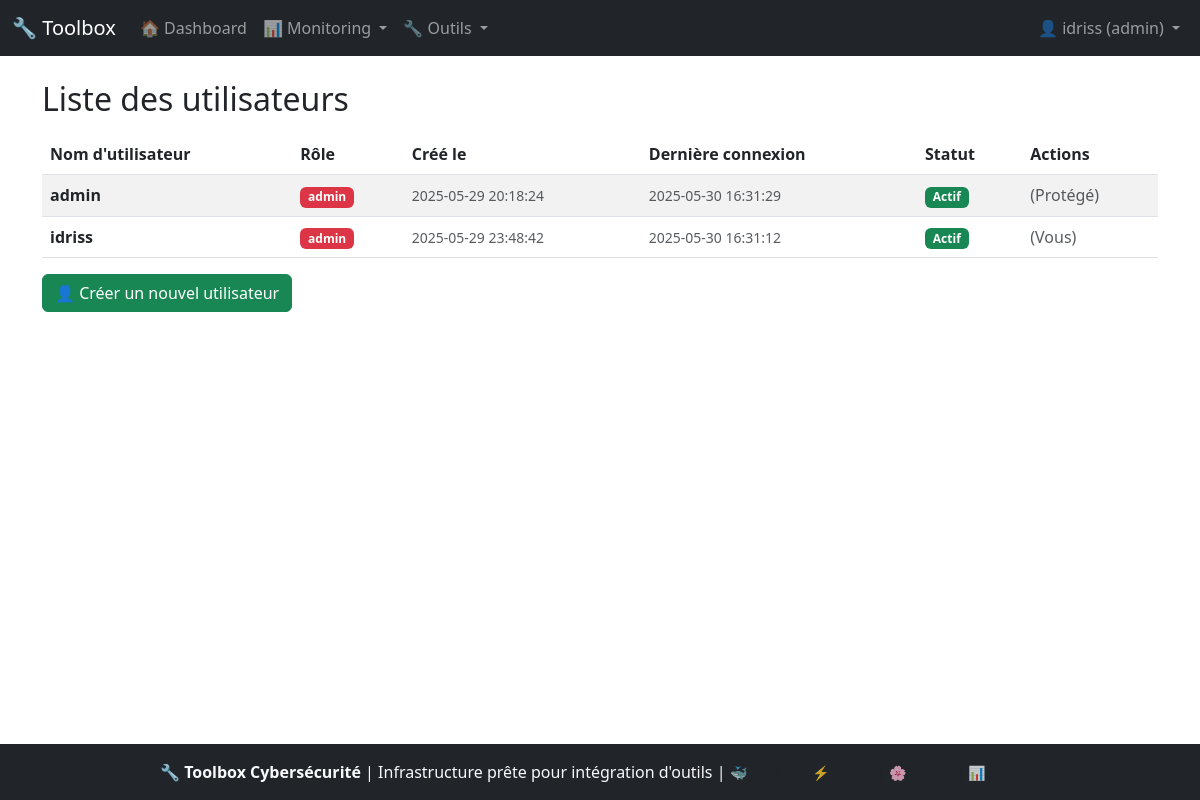
Page /users (signed in) on the committed database.
### tables this page shows
CREATE TABLE users (
                    id INTEGER PRIMARY KEY AUTOINCREMENT,
                    username TEXT UNIQUE NOT NULL,
                    password_hash TEXT NOT NULL,
                    role TEXT NOT NULL DEFAULT 'viewer',
                    created_at TIMESTAMP DEFAULT CURRENT_TIMESTAMP,
                    last_login TIMESTAMP,
                    active BOOLEAN DEFAULT 1
                );

### api/main.py (the view)
@main_bp.route('/users')
@admin_required
def users_list():
    try:
        users = current_app.db.get_users()
        return render_template('auth/users.html', users=users)
    except Exception as e:
        logger.error(f"Erreur liste utilisateurs: {e}")
        flash('Erreur lors du chargement des utilisateurs', 'danger')
        return render_template('auth/users.html', users=[])

### app.py (called while the page is built)
def register_template_helpers(app):
    @app.context_processor
    def inject_user():
        return {
            'current_user': app.auth.get_current_user(),
            'app_name': 'Toolbox Cybersécurité',
            'app_version': '2.0'
        }

### auth.py (called while the page is built)
    def get_current_user(self) -> dict:
        return {
            'id': session.get('user_id'),
            'username': session.get('username'),
            'role': session.get('role'),
            'is_authenticated': 'user_id' in session
        }

### database.py (called while the page is built)
    @contextmanager
    def get_connection(self):
        conn = sqlite3.connect(self.db_path)
        conn.row_factory = sqlite3.Row  # Retourner des dict
        try:
            yield conn
        except Exception as e:
            conn.rollback()
            logger.error(f"Erreur base de données: {e}")
            raise
        finally:
            conn.close()

    def get_users(self) -> List[Dict]:
        with self.get_connection() as conn:
            cursor = conn.cursor()
            cursor.execute('''
                SELECT id, username, role, created_at, last_login, active
                FROM users ORDER BY username
            ''')
            return [dict(row) for row in cursor.fetchall()]

### templates/auth/users.html (shortened to what this page needs)
{% extends "base.html" %}
{% block content %}
<h2>Liste des utilisateurs</h2>
<table class="table table-striped mt-3">
  <thead>
    <tr>
      <th>Nom d'utilisateur</th>
      <th>Rôle</th>
      <th>Créé le</th>
      <th>Dernière connexion</th>
      <th>Statut</th>
      <th>Actions</th>
    </tr>
  </thead>
  <tbody>
    {% for user in users %}
      <tr>
        <td><strong>{{ user.username }}</strong></td>
        <td>
          <span class="badge bg-{{ 'danger' if user.role == 'admin' else 'warning' if user.role == 'pentester' else 'secondary' }}">
            {{ user.role }}
          </span>
        </td>
        <td>
          <small class="text-muted">{{ user.created_at or 'N/A' }}</small>
        </td>
        <td>
          <small class="text-muted">{{ user.last_login or 'Jamais' }}</small>
        </td>
        <td>
          {% if user.active %}
            <span class="badge bg-success">Actif</span>
          {% else %}
            <span class="badge bg-secondary">Inactif</span>
          {% endif %}
        </td>
        <td>
          {% if user.username != current_user.username and user.username != 'admin' %}
            <div class="btn-group btn-group-sm" role="group">
              <button class="btn btn-outline-warning"
                      onclick="toggleUserStatus('{{ user.username }}', {{ user.active }})"
                      title="{{ 'Désactiver' if user.active else 'Activer' }} l'utilisateur">
                {{ '🔒' if user.active else '🔓' }}
              </button>
              <button class="btn btn-outline-danger"
                      onclick="deleteUser('{{ user.username }}')"
                      title="Supprimer l'utilisateur">
                🗑️
              </button>
            </div>
          {% else %}
            <span class="text-muted">
              {% if user.username == current_user.username %}
                (Vous)
              {% else %}
                (Protégé)
              {% endif %}
            </span>
          {% endif %}
        </td>
      </tr>
    {% endfor %}
  </tbody>
</table>
<div class="mt-3">
  <a href="{{ url_for('main.create_user') }}" class="btn btn-success">
    👤 Créer un nouvel utilisateur
  </a>
</div>
{% endblock %}

### templates/base.html (shortened to what this page needs)
<!DOCTYPE html>
<html lang="fr">
<head>
  <link href="https://cdn.jsdelivr.net/npm/bootstrap@5.3.0/dist/css/bootstrap.min.css" rel="stylesheet">
</head>
<body>
  <nav class="navbar navbar-expand-lg navbar-dark bg-dark">
    <div class="container-fluid">
      <a class="navbar-brand" href="{{ url_for('main.dashboard') }}">🔧 Toolbox</a>
      <div class="collapse navbar-collapse justify-content-between">
        <ul class="navbar-nav me-auto">
          {% if current_user and current_user.is_authenticated %}
            <li class="nav-item"><a class="nav-link" href="{{ url_for('main.dashboard') }}">🏠 Dashboard</a></li>
            <li class="nav-item dropdown">
              <a class="nav-link dropdown-toggle" href="#" role="button" data-bs-toggle="dropdown">
                📊 Monitoring
              </a>
            </li>
            <li class="nav-item dropdown">
              <a class="nav-link dropdown-toggle" href="#" role="button" data-bs-toggle="dropdown">
                🔧 Outils
              </a>
            </li>
          {% endif %}
        </ul>
        <ul class="navbar-nav">
          {% if current_user and current_user.is_authenticated %}
            <li class="nav-item dropdown">
              <a class="nav-link dropdown-toggle" href="#" role="button" data-bs-toggle="dropdown">
                👤 {{ current_user.username }} ({{ current_user.role }})
              </a>
            </li>
          {% else %}
            <li class="nav-item"><a class="nav-link" href="{{ url_for('main.login') }}">🔑 Login</a></li>
          {% endif %}
        </ul>
      </div>
    </div>
  </nav>
  <div class="container mt-4">
    {% block content %}{% endblock %}
  </div>
  <footer class="bg-dark text-light text-center py-3 mt-5">
    <div class="container">
      <p class="mb-0">
        🔧 <strong>Toolbox Cybersécurité</strong> |
        Infrastructure prête pour intégration d'outils |
        <small class="text-muted">
          🐳 Docker | ⚡ Celery | 🌸 Flower | 📊 Graylog
        </small>
      </p>
    </div>
  </footer>
</body>
</html>

### templates/base.html (style rules this page uses)
body { min-height: 100vh; display: flex; flex-direction: column; }
.container { flex: 1; }

### rows in the picture
users: username "idriss", role "admin", created_at "2025-05-29 23:48:42", last_login "2025-05-30 16:31:12", active "Actif", shows "(Vous)"
users: username "admin", role "admin", created_at "2025-05-29 20:18:24", last_login "2025-05-30 16:31:29", active "Actif", shows "(Protégé)"

### other values in the picture
{{ current_user.role }} "admin"
